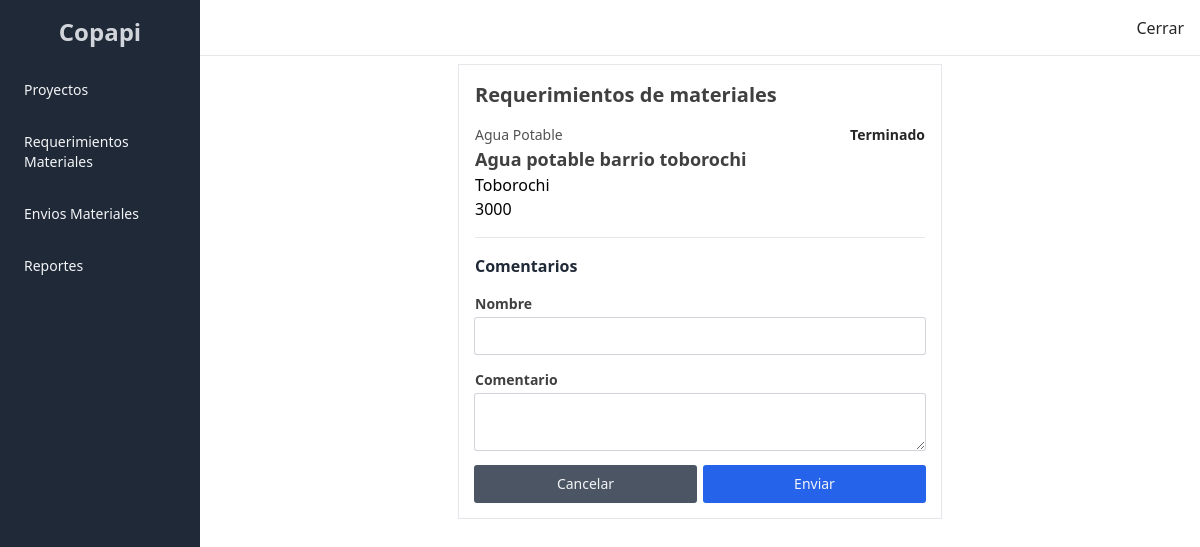
/proyecto/comment/10/, run on an earlier commit of the app's database.
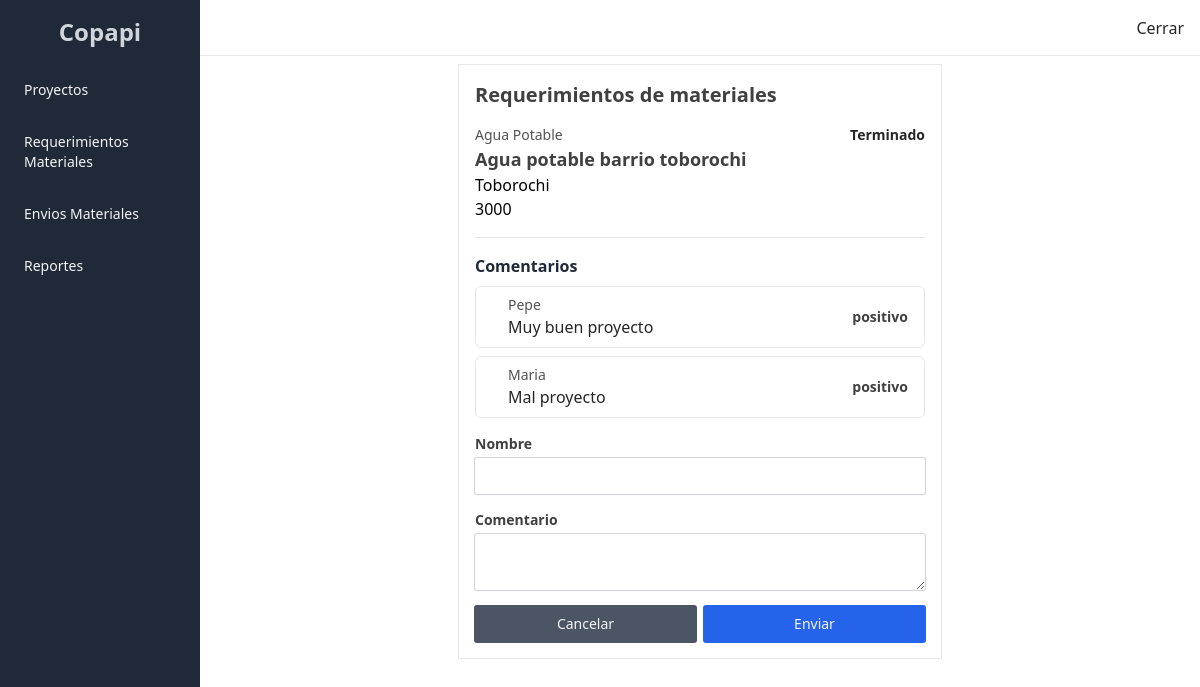
And on a later commit of the database.
### proyecto/models.py (models this page shows, shortened)
class Comentario(models.Model):
    proyecto = models.ForeignKey(Proyecto, related_name='comentarios', on_delete=models.CASCADE)
    nombre = models.CharField(max_length=200, verbose_name='Nombre')
    texto = models.TextField(verbose_name='Texto')
    puntuacion = models.FloatField(default=0)

### proyecto/views.py (the view, shortened to what this page needs)
# urls.py: path('comment/<int:pk>/', comment_view, name='proyecto-comment'),
def comment_view(request: HttpRequest, pk: int):
    proyecto = get_object_or_404(Proyecto, pk=pk)
    form = CommentForm()
    context = {
        'object': proyecto,
        'form': form
    }
    return render(request, 'comentarios.html', context)

### proyecto/forms.py
class CommentForm(forms.Form):
    nombre = forms.CharField(label='Nombre', max_length=200)
    comentario = forms.CharField(label='Comentario', widget=forms.Textarea(attrs={'rows': 2, 'cols': 10}))

### proyecto/templatetags/formclss.py (called while the page is built)
@register.filter(name='addclss')
def addclss(field, clss):
    return field.as_widget(attrs={'class': clss})

### templates/comentarios.html (shortened to what this page needs)
{% extends 'index.html' %}
{% load formclss %}
{% block content %}
<section class="mx-auto w-1/2 border p-4 flex flex-col gap-4">
    <h3 class="text-xl font-semibold text-neutral-700">Requerimientos de materiales</h3>
    <div class="flex justify-between border-b pb-4">
        <div class="flex flex-col">
            <span class="text-sm font-normal text-neutral-600">{{ object.tipo.nombre }}</span>
            <h3 class="text-lg font-semibold text-neutral-700">{{ object.nombre }}</h3>
            <p>{{ object.barrio.nombre }}</p>
            <p class="flex gap-1 items-center">{{ object.barrio.poblacion }} </p>
        </div>
        <p class="text-sm font-semibold text-neutral-800">{{ object.get_estado_display }}</p>
    </div>
    <form action="." class="flex flex-col gap-4" method="post">{% csrf_token %}
        <section class="flex flex-col gap-2">
            <h6 class="text-base font-bold text-gray-800">Comentarios</h6>
            {% for obj in object.comentarios.all %}
            <section class="flex gap-4 items-center border px-4 py-2 rounded-md">
                <div class="flex flex-col flex-1">
                    <span class="text-sm font-normal text-neutral-600">{{ obj.nombre }}</span>
                    <p class="text-base text-neutral-800">{{ obj.texto }}</p>
                </div>
                <span class="text-sm font-bold text-neutral-700">positivo</span>
            </section>
            {% endfor %}
        </section>
        <label class="flex flex-col gap-1">
            <span class="text-sm font-semibold text-neutral-700">{{ form.nombre.label }}</span>
            {{ form.nombre|addclss:"input-primary" }}
        </label>
        <label class="flex flex-col gap-1">
            <span class="text-sm font-semibold text-neutral-700">{{ form.comentario.label }}</span>
            {{ form.comentario|addclss:"input-primary" }}
        </label>
        <div class="flex gap-2 items-center">
            <a href="{% url 'proyectos' %}" class="flex-1 btn btn-secondary">
                Cancelar
            </a>
            <button type="submit" class="flex-1 btn btn-primary">
                Enviar
            </button>
        </div>
    </form>
</section>
{% endblock %}

What changed in the data, as far as the page shows it:
added Comentario: nombre "Pepe", texto "Muy buen proyecto"
added Comentario: nombre "Maria", texto "Mal proyecto"
